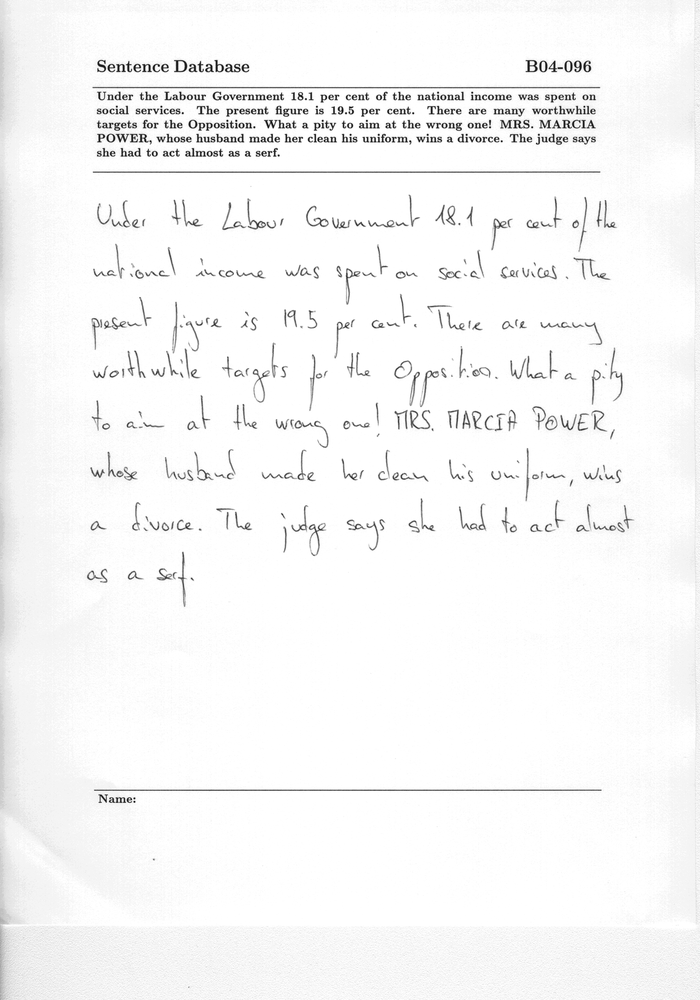
#> input picture data/00/b04-096.png, 700 x 1000 px, shrunk from 2479 x 3542 before the run
$ python -i PreprocessingAndSegmentation.py   (imports and definitions only)   (older library calls are emulated)
#> lines starting #> are read from the running program, lines starting #| are printed output that depends on the picture
import cv2
import numpy as np


def Preprocess(image):

    # Remove salt and pepper noise
    # Remove noise
    median = cv2.medianBlur(image,5)
    blur = cv2.GaussianBlur(image,(5,5),0)

    greyImg = image

    # Otsu's Binarization
    ret3,img = cv2.threshold(image,0,255,cv2.THRESH_BINARY+cv2.THRESH_OTSU)

    # Remove header and footer
    length, width = img.shape
    up, down, left, right = 0, length - 1, 0, width - 1

    minWidthOfLines = width/2
    yes,contours,no = cv2.findContours(img, cv2.RETR_LIST, cv2.CHAIN_APPROX_SIMPLE)
    offsetHeader = 20
    for i in contours:
        x, y, w, h = cv2.boundingRect(i)
        if w < minWidthOfLines:
            continue
        if y < length // 2:
            up = max(up, y + offsetHeader)
        else:
            down = min(down, y - offsetHeader)

    offset = 30
    left = left + offset
    right = right -offset
    noHeaderAndFooter = img[up:down + 1, left:right + 1]
    noHeaderAndFooter = np.asarray(noHeaderAndFooter)

    noHeaderAndFooterGrey = greyImg[up:down + 1, left:right + 1]
    noHeaderAndFooterGrey = np.asarray(noHeaderAndFooterGrey)


    # To crop the image
    row, col = noHeaderAndFooter.shape
    tolerance = 15

    sumOfRows = np.sum(noHeaderAndFooter, axis = 1)
    rowIndices = np.where(sumOfRows< (col-tolerance)*255)
    up = np.min(rowIndices)
    down = np.max(rowIndices)

    sumOfColoumns = np.sum(noHeaderAndFooter, axis = 0)
    colIndices = np.where(sumOfColoumns< (row-tolerance)*255)
    left = np.min(colIndices)
    right = np.max(colIndices)

    binarized = noHeaderAndFooter[up:down + 1, left:right + 1]
    binarized = np.asarray(binarized)

    greyscale = noHeaderAndFooterGrey[up:down + 1, left:right + 1]
    greyscale = np.asarray(greyscale)


    # Segmentation of Lines
    rowIndicesShifted = np.roll(rowIndices, -1)
    rowIndicesShifted = rowIndicesShifted[0]

    transitionIndices = np.where(np.abs(rowIndices - rowIndicesShifted) > 10)
    transitionIndices = transitionIndices[1]

    rowIndices = rowIndices[0]

    downIndices= rowIndices[transitionIndices]

    transitionIndicesUp = np.insert(transitionIndices,0,-1)
    transitionIndicesUp = np.delete(transitionIndicesUp,-1)

    upIndices= rowIndices[transitionIndicesUp+1]

    segmentsBinarized = []
    segmentsGrey = []
    totalSize=0
    whiteSpaceTolerance=0.97
    for i in range(transitionIndices.shape[0]):
        currSegment= noHeaderAndFooterGrey[upIndices[i]:downIndices[i] + 1, left:right + 1]
        if((np.sum(currSegment))<(currSegment.shape[0]*currSegment.shape[1]*whiteSpaceTolerance*255)):
            segmentsBinarized.append(noHeaderAndFooter[upIndices[i]:downIndices[i] + 1, left:right + 1])
            segmentsGrey.append(currSegment)

    segmentsGrey=np.asarray(segmentsGrey)

    return greyscale, binarized, segmentsBinarized, segmentsGrey

>>> import cv2
>>> picture = cv2.imread('data/00/b04-096.png')
#> picture is the input picture: shape (1000, 700, 3); min 0, max 255, mean 246.8
>>> result = Preprocess(picture)
#> in Preprocess, `median = cv2.medianBlur(image,5)`:
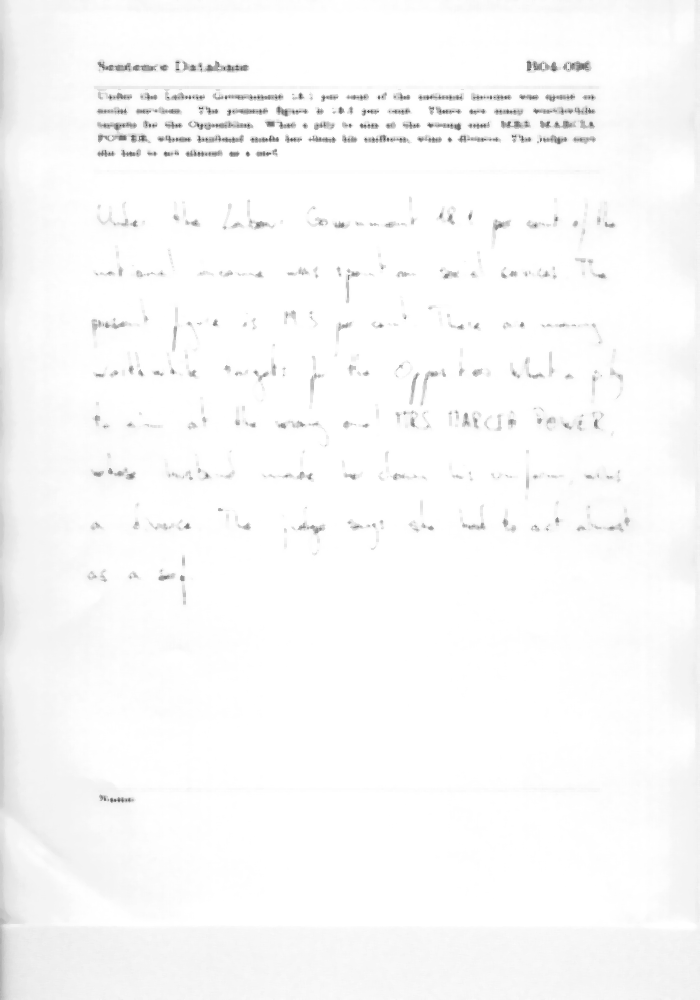
#> median: shape (1000, 700, 3); min 69, max 255, mean 249.8
#> (the run stopped early here; a loop or call above may not have finished)
